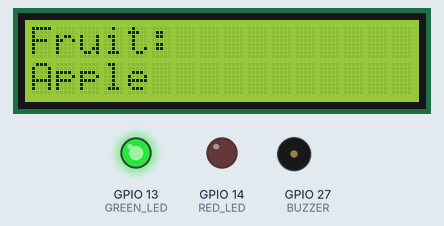
Simulated run of this sketch. Board: ESP32. On the bench: 16×2 character LCD, output pins drawn as LEDs (lit = HIGH), buzzer (waves = sounding, pin HIGH). What the sketch prints to the serial monitor is not drawn.

Above: at 2.1 s.
At 9.7 s:
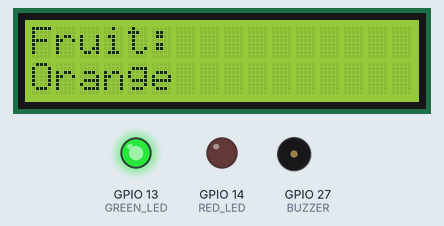
At 14.7 s:
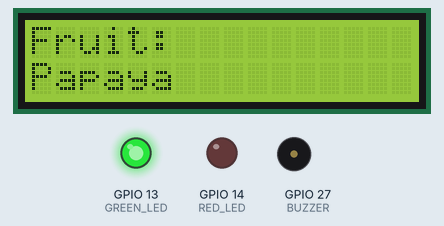
At 19.8 s:
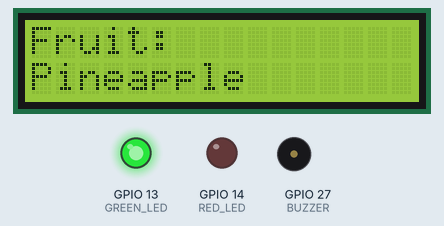
At 27.3 s:
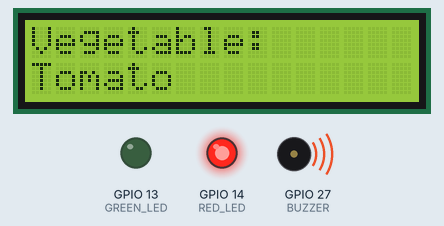
At 37.4 s:
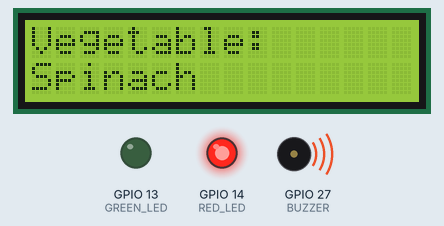
Timing chart, 0 to 40.0 s (numbered marks = the images above):
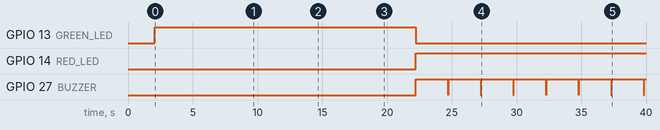

Measured:
- by itself, GPIO 13 (GREEN_LED): LOW → HIGH at 2.1 s, → LOW 20.1 s later
- by itself, GPIO 14 (RED_LED): LOW → HIGH at 22.2 s
- what the display in image 0 shows lasts 2.5 s, from 2.1 s to 4.6 s

The sketch:

ExpiryFirstRefrigerator.ino
```cpp
#include <Wire.h>
#include <LiquidCrystal_I2C.h>

// =================================
// ESP32 PIN CONFIGURATION
// =================================

#define LCD_SDA 21
#define LCD_SCL 22

#define GREEN_LED 13
#define RED_LED 14
#define BUZZER 27

// =================================
// LCD CONFIGURATION
// =================================

// Common I2C address: 0x27
LiquidCrystal_I2C lcd(0x27, 16, 2);

// Time each item is displayed
const unsigned long DISPLAY_TIME = 2500;

// =================================
// FRUITS LIST
// =================================

const char* fruits[] = {
  "Apple",
  "Banana",
  "Mango",
  "Orange",
  "Grapes",
  "Papaya",
  "Watermelon",
  "Pineapple"
};

// =================================
// VEGETABLES LIST
// =================================

const char* vegetables[] = {
  "Carrot",
  "Potato",
  "Tomato",
  "Onion",
  "Cabbage",
  "Brinjal",
  "Spinach",
  "Cauliflower"
};

const int fruitCount =
  sizeof(fruits) / sizeof(fruits[0]);

const int vegetableCount =
  sizeof(vegetables) / sizeof(vegetables[0]);

// =================================
// WELCOME MESSAGE
// =================================

void showWelcome() {

  digitalWrite(GREEN_LED, LOW);
  digitalWrite(RED_LED, LOW);
  digitalWrite(BUZZER, LOW);

  lcd.clear();

  lcd.setCursor(0, 0);
  lcd.print("Hi!");

  lcd.setCursor(0, 1);
  lcd.print("Welcome!");

  delay(2000);
}

// =================================
// DISPLAY FRUIT
// GREEN LED ON, BUZZER OFF
// =================================

void showFruit(const char* name) {

  digitalWrite(GREEN_LED, HIGH);
  digitalWrite(RED_LED, LOW);
  digitalWrite(BUZZER, LOW);

  lcd.clear();

  lcd.setCursor(0, 0);
  lcd.print("Fruit:");

  lcd.setCursor(0, 1);
  lcd.print(name);

  Serial.print("FRUIT: ");
  Serial.println(name);

  delay(DISPLAY_TIME);

  digitalWrite(GREEN_LED, LOW);
}

// =================================
// DISPLAY VEGETABLE
// RED LED ON, BUZZER ON
// =================================

void showVegetable(const char* name) {

  digitalWrite(GREEN_LED, LOW);
  digitalWrite(RED_LED, HIGH);

  lcd.clear();

  lcd.setCursor(0, 0);
  lcd.print("Vegetable:");

  lcd.setCursor(0, 1);
  lcd.print(name);

  Serial.print("VEGETABLE: ");
  Serial.println(name);

  // Active buzzer controlled through transistor
  digitalWrite(BUZZER, HIGH);

  delay(DISPLAY_TIME);

  digitalWrite(BUZZER, LOW);
  digitalWrite(RED_LED, LOW);
}

// =================================
// SETUP
// =================================

void setup() {

  Serial.begin(115200);

  // Configure output pins
  pinMode(GREEN_LED, OUTPUT);
  pinMode(RED_LED, OUTPUT);
  pinMode(BUZZER, OUTPUT);

  // Initially turn everything OFF
  digitalWrite(GREEN_LED, LOW);
  digitalWrite(RED_LED, LOW);
  digitalWrite(BUZZER, LOW);

  // Initialize I2C
  Wire.begin(LCD_SDA, LCD_SCL);

  // Initialize LCD
  lcd.init();
  lcd.backlight();

  Serial.println("ESP32 Starting...");

  // Show welcome message
  showWelcome();

  Serial.println("Fruit and Vegetable System Started!");
}

// =================================
// MAIN LOOP
// =================================

void loop() {

  // STEP 1: DISPLAY ALL FRUITS

  for (int i = 0; i < fruitCount; i++) {

    showFruit(fruits[i]);

  }

  // STEP 2: DISPLAY ALL VEGETABLES

  for (int i = 0; i < vegetableCount; i++) {

    showVegetable(vegetables[i]);

  }

  // STEP 3: REPEAT AUTOMATICALLY

}
```
